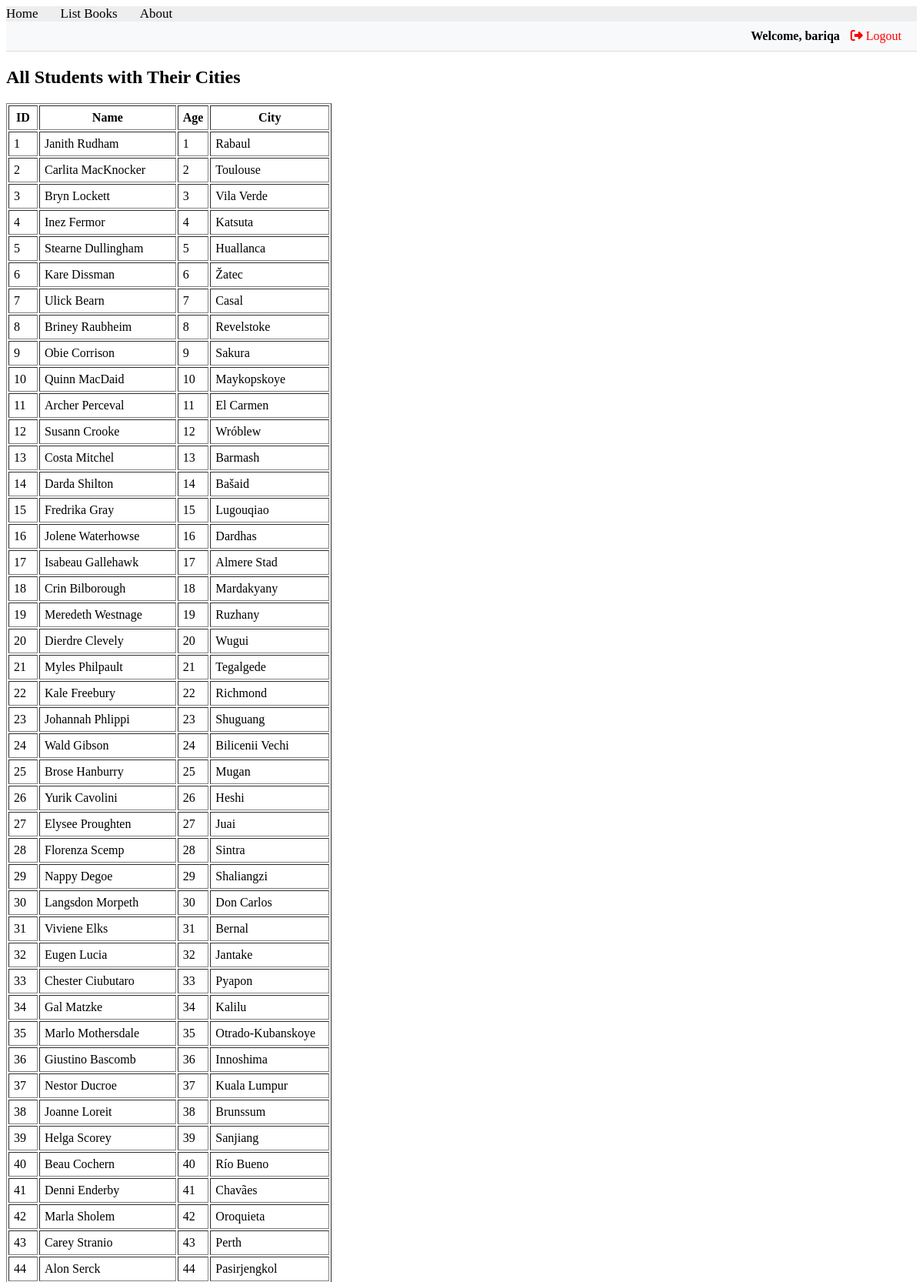
Page /books/lab8/task6 (signed in, upper part) on the committed database.
### apps/bookmodule/models.py (models this page shows, shortened)
class Student(models.Model):
    name = models.CharField(max_length=100)
    age = models.IntegerField()
    address = models.ForeignKey(Address, on_delete=models.CASCADE)

class Address(models.Model):
    city = models.CharField(max_length=50)

### apps/bookmodule/views.py (the view)
# urls.py: path('lab8/task6', views.task6, name='task6'),
def task6(request):
    students = Student.objects.select_related('address').all()
    return render(request, 'bookmodule/lab8_task6.html', {'students': students})

### apps/templates/bookmodule/lab8_task6.html (shortened to what this page needs)
{% extends "layouts/base.html" %}
{% block content %}
<div class="results">
  <h2>All Students with Their Cities</h2>
  {% if students %}
  <table border="1" cellpadding="6">
    <tr>
      <th>ID</th>
      <th>Name</th>
      <th>Age</th>
      <th>City</th>
    </tr>
    {% for s in students %}
    <tr>
      <td>{{ s.id }}</td>
      <td>{{ s.name }}</td>
      <td>{{ s.age }}</td>
      <td>{{ s.address.city }}</td>
    </tr>
    {% endfor %}
  </table>
  {% else %}
    <p>No students found.</p>
  {% endif %}
</div>
{% endblock content %}

### apps/templates/layouts/base.html (shortened to what this page needs)
{% load static %}
<!DOCTYPE html>
<html lang="en">
<head>
    <link rel="stylesheet" href="{% static 'styles.css' %}">
    <link rel="stylesheet" href="https://cdnjs.cloudflare.com/ajax/libs/fontawesome/4.7.0/css/font-awesome.min.css">
</head>
<body>
    {% include "includes/header.html" %}
    <div class="user-bar" style="text-align: right; padding: 10px 20px; background-color: #f8f9fa; border-bottom: 1px solid #ddd;">
        {% if user.is_authenticated %}
            <span style="margin-right: 10px; font-weight: bold;">Welcome, {{ user.username }}</span>
            <a href="{% url 'logout_user' %}" style="color: red; text-decoration: none;">
                <i class="fa fa-sign-out"></i> Logout
            </a>
        {% endif %}
    </div>
    <main>
        {% block content %}
        {% endblock content %}
    </main>
</body>
</html>

### rows in the picture
Student: id "1", name "Janith Rudham", age "1", address.city "Rabaul"
Student: id "2", name "Carlita MacKnocker", age "2", address.city "Toulouse"
Student: id "3", name "Bryn Lockett", age "3", address.city "Vila Verde"
Student: id "4", name "Inez Fermor", age "4", address.city "Katsuta"
Student: id "5", name "Stearne Dullingham", age "5", address.city "Huallanca"
Student: id "6", name "Kare Dissman", age "6", address.city "Žatec"
Student: id "7", name "Ulick Bearn", age "7", address.city "Casal"
Student: id "8", name "Briney Raubheim", age "8", address.city "Revelstoke"
Student: id "9", name "Obie Corrison", age "9", address.city "Sakura"
Student: id "10", name "Quinn MacDaid", age "10", address.city "Maykopskoye"
Student: id "11", name "Archer Perceval", age "11", address.city "El Carmen"
Student: id "12", name "Susann Crooke", age "12", address.city "Wróblew"
Student: id "13", name "Costa Mitchel", age "13", address.city "Barmash"
Student: id "14", name "Darda Shilton", age "14", address.city "Bašaid"
Student: id "15", name "Fredrika Gray", age "15", address.city "Lugouqiao"
Student: id "16", name "Jolene Waterhowse", age "16", address.city "Dardhas"
Student: id "17", name "Isabeau Gallehawk", age "17", address.city "Almere Stad"
Student: id "18", name "Crin Bilborough", age "18", address.city "Mardakyany"
Student: id "19", name "Meredeth Westnage", age "19", address.city "Ruzhany"
Student: id "20", name "Dierdre Clevely", age "20", address.city "Wugui"
Student: id "21", name "Myles Philpault", age "21", address.city "Tegalgede"
Student: id "22", name "Kale Freebury", age "22", address.city "Richmond"
Student: id "23", name "Johannah Phlippi", age "23", address.city "Shuguang"
Student: id "24", name "Wald Gibson", age "24", address.city "Bilicenii Vechi"
Student: id "25", name "Brose Hanburry", age "25", address.city "Mugan"
Student: id "26", name "Yurik Cavolini", age "26", address.city "Heshi"
Student: id "27", name "Elysee Proughten", age "27", address.city "Juai"
Student: id "28", name "Florenza Scemp", age "28", address.city "Sintra"
Student: id "29", name "Nappy Degoe", age "29", address.city "Shaliangzi"
Student: id "30", name "Langsdon Morpeth", age "30", address.city "Don Carlos"
Student: id "31", name "Viviene Elks", age "31", address.city "Bernal"
Student: id "32", name "Eugen Lucia", age "32", address.city "Jantake"
Student: id "33", name "Chester Ciubutaro", age "33", address.city "Pyapon"
Student: id "34", name "Gal Matzke", age "34", address.city "Kalilu"
Student: id "35", name "Marlo Mothersdale", age "35", address.city "Otrado-Kubanskoye"
Student: id "36", name "Giustino Bascomb", age "36", address.city "Innoshima"
Student: id "37", name "Nestor Ducroe", age "37", address.city "Kuala Lumpur"
Student: id "38", name "Joanne Loreit", age "38", address.city "Brunssum"
Student: id "39", name "Helga Scorey", age "39", address.city "Sanjiang"
Student: id "40", name "Beau Cochern", age "40", address.city "Río Bueno"
Student: id "41", name "Denni Enderby", age "41", address.city "Chavães"
Student: id "42", name "Marla Sholem", age "42", address.city "Oroquieta"
Student: id "43", name "Carey Stranio", age "43", address.city "Perth"
Student: id "44", name "Alon Serck", age "44", address.city "Pasirjengkol"

### other values in the picture
{{ user.username }} "bariqa"
